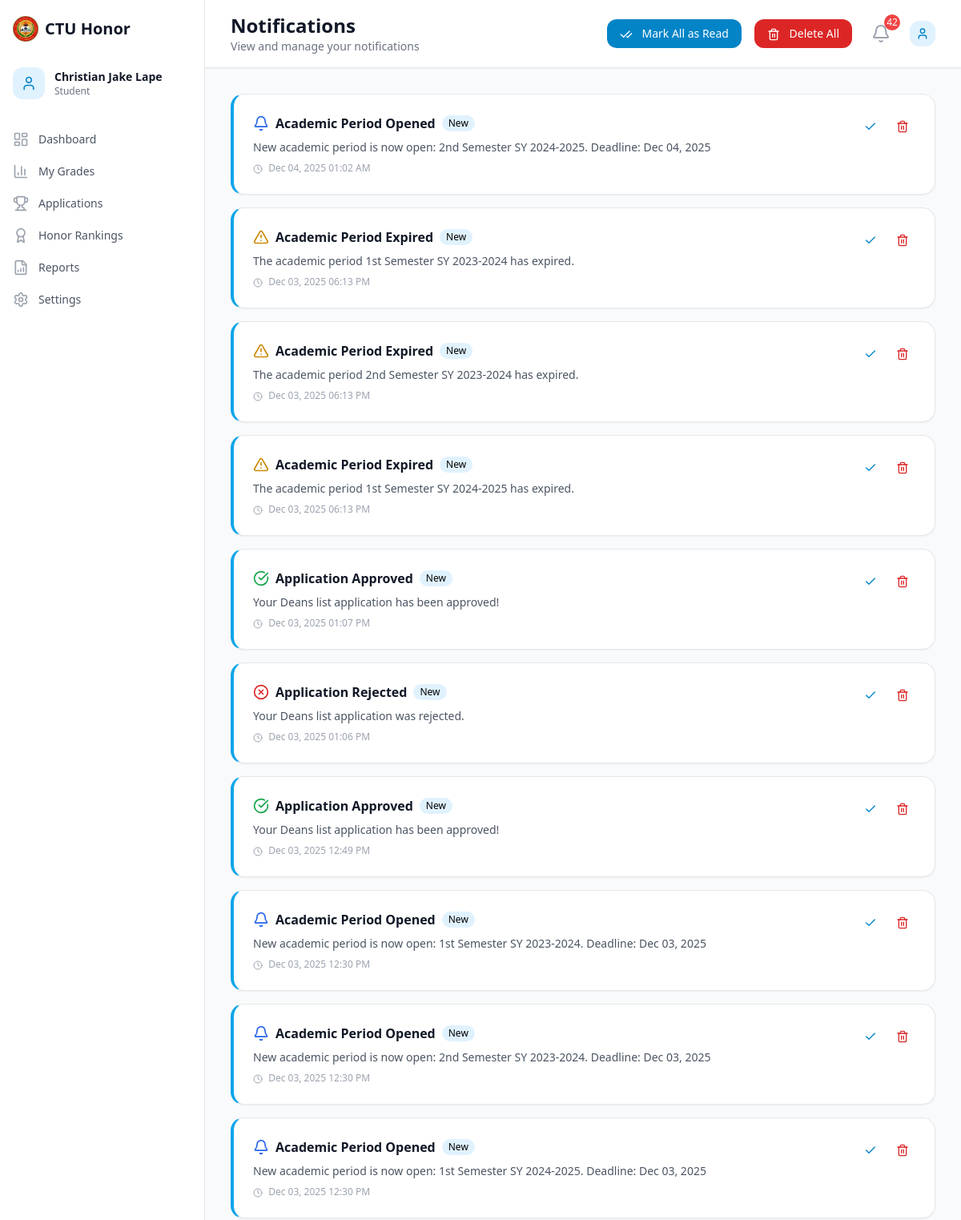
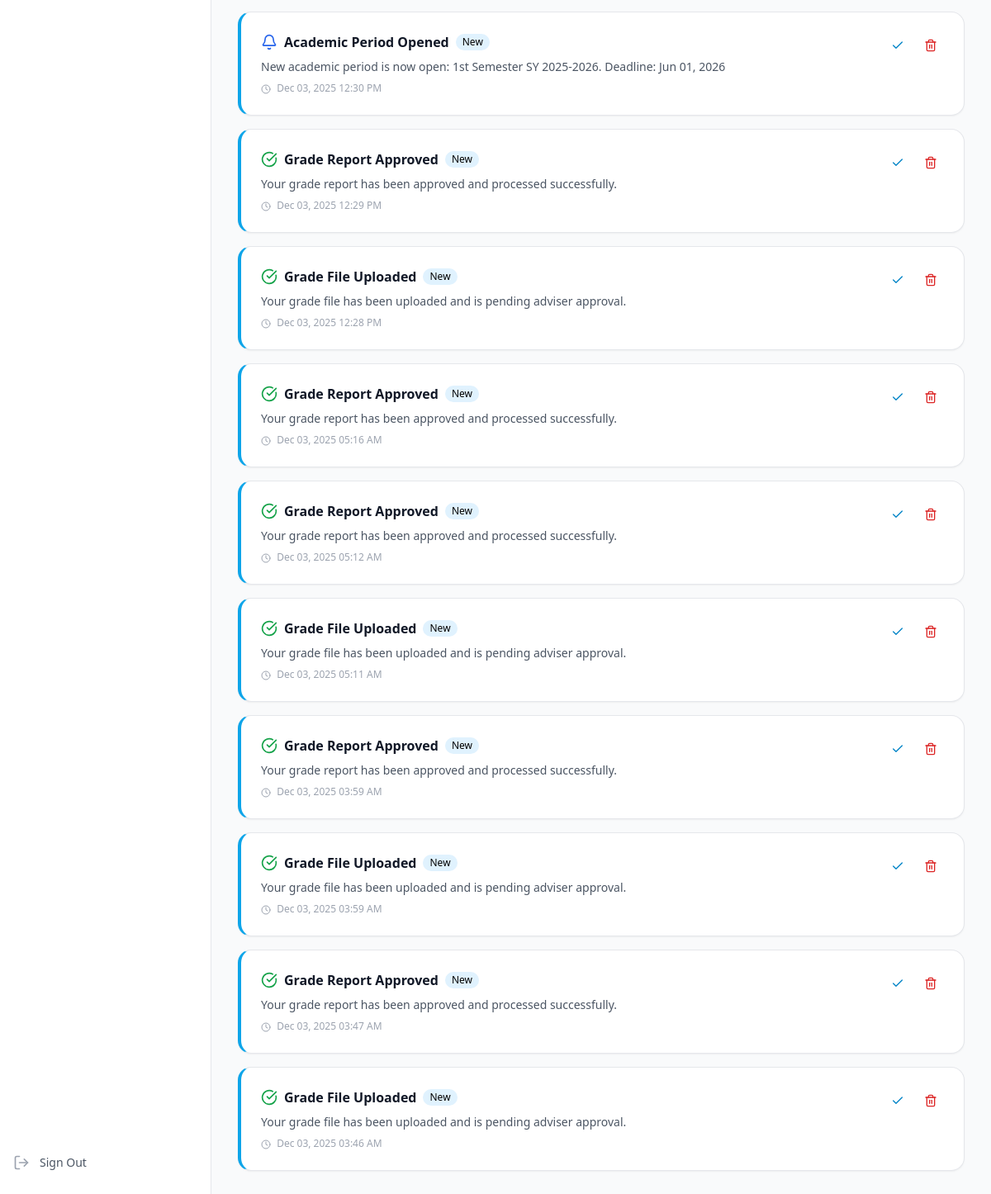
/student/notifications.php (signed in), run on the app's committed database (2 pictures, top to bottom).
### tables this page shows
CREATE TABLE `notifications` (
  `id` int NOT NULL COMMENT 'Unique notification identifier',
  `user_id` int NOT NULL COMMENT 'User receiving the notification',
  `title` varchar(255) NOT NULL COMMENT 'Notification title',
  `message` text NOT NULL COMMENT 'Notification message content',
  `type` enum('info','success','warning','error','system') DEFAULT 'info' COMMENT 'Notification type for styling',
  `category` enum('grade_upload','gwa_calculation','honor_application','system_update','general') DEFAULT 'general' COMMENT 'Notification category',
  `is_read` tinyint(1) DEFAULT '0' COMMENT 'Whether notification has been read',
  `is_email_sent` tinyint(1) DEFAULT '0' COMMENT 'Whether email notification was sent',
  `email_sent_at` timestamp NULL DEFAULT NULL COMMENT 'When email was sent',
  `action_url` varchar(500) DEFAULT NULL COMMENT 'URL for notification action button',
  `action_text` varchar(50) DEFAULT NULL COMMENT 'Text for action button',
  `expires_at` timestamp NULL DEFAULT NULL COMMENT 'When notification expires',
  `created_at` timestamp NULL DEFAULT CURRENT_TIMESTAMP COMMENT 'When notification was created',
  `read_at` timestamp NULL DEFAULT NULL COMMENT 'When notification was read'
);

### classes/NotificationManager.php (called while the page is built, shortened)
<?php
class NotificationManager {
    private $conn;
    private $table_name = "notifications";
    public function __construct($db) {
        $this->conn = $db;
    }
    public function getUserNotifications($user_id, $limit = 10) {
        $query = "SELECT * FROM " . $this->table_name . "
                  WHERE user_id = :user_id
                  ORDER BY created_at DESC
                  LIMIT :limit";
        $stmt = $this->conn->prepare($query);
        $stmt->bindParam(":user_id", $user_id);
        $stmt->bindParam(":limit", $limit, PDO::PARAM_INT);
        $stmt->execute();
        return $stmt->fetchAll(PDO::FETCH_ASSOC);
    }
    public function getUnreadCount($user_id) {
        $query = "SELECT COUNT(*) as count FROM " . $this->table_name . "
                  WHERE user_id = :user_id AND is_read = 0";
        $stmt = $this->conn->prepare($query);
        $stmt->bindParam(":user_id", $user_id);
        $stmt->execute();
        $result = $stmt->fetch(PDO::FETCH_ASSOC);
        return $result['count'] ?? 0;
    }
}

### student/notifications.php (the view, shortened to what this page needs)
<?php
$database = new Database();
$db = $database->getConnection();
$notificationManager = new NotificationManager($db);
$user_id = $_SESSION['user_id'];
$notifications = $notificationManager->getUserNotifications($user_id, 100);
$unread_count = $notificationManager->getUnreadCount($user_id);
?>
<!DOCTYPE html>
<html lang="en">
<head>
    <script src="https://cdn.tailwindcss.com"></script>
</head>
<body class="bg-gray-50">
    <div class="flex h-screen">
        <div class="hidden md:flex md:w-64 md:flex-col">
            <div class="flex flex-col flex-grow bg-white border-r border-gray-200 pt-5 pb-4 overflow-y-auto">
                <div class="flex items-center flex-shrink-0 px-4">
                    <img src="../img/cebu-technological-university-seeklogo.png" alt="CTU Logo" class="w-8 h-8">
                    <span class="ml-2 text-xl font-bold text-gray-900">CTU Honor</span>
                </div>
                <div class="mt-8 px-4">
                    <div class="flex items-center">
                        <div class="w-10 h-10 bg-primary-100 rounded-xl flex items-center justify-center">
                            <i data-lucide="user" class="w-5 h-5 text-primary-600"></i>
                        </div>
                        <div class="ml-3">
                            <p class="text-sm font-semibold text-gray-900"><?php echo $_SESSION['first_name'] . ' ' . $_SESSION['last_name']; ?></p>
                            <p class="text-xs text-gray-500">Student</p>
                        </div>
                    </div>
                </div>
                <nav class="mt-8 flex-1 px-2 space-y-1">
                    <a href="dashboard.php" class="text-gray-600 hover:bg-gray-50 hover:text-gray-900 group flex items-center px-2 py-2 text-sm font-medium rounded-xl">
                        <i data-lucide="layout-dashboard" class="text-gray-400 group-hover:text-gray-500 mr-3 h-5 w-5"></i>
                        Dashboard
                    </a>
                    <a href="grades.php" class="text-gray-600 hover:bg-gray-50 hover:text-gray-900 group flex items-center px-2 py-2 text-sm font-medium rounded-xl">
                        <i data-lucide="bar-chart-3" class="text-gray-400 group-hover:text-gray-500 mr-3 h-5 w-5"></i>
                        My Grades
                    </a>
                    <a href="applications.php" class="text-gray-600 hover:bg-gray-50 hover:text-gray-900 group flex items-center px-2 py-2 text-sm font-medium rounded-xl">
                        <i data-lucide="trophy" class="text-gray-400 group-hover:text-gray-500 mr-3 h-5 w-5"></i>
                        Applications
                    </a>
                    <a href="rankings.php" class="text-gray-600 hover:bg-gray-50 hover:text-gray-900 group flex items-center px-2 py-2 text-sm font-medium rounded-xl">
                        <i data-lucide="award" class="text-gray-400 group-hover:text-gray-500 mr-3 h-5 w-5"></i>
                        Honor Rankings
                    </a>
                    <a href="reports.php" class="text-gray-600 hover:bg-gray-50 hover:text-gray-900 group flex items-center px-2 py-2 text-sm font-medium rounded-xl">
                        <i data-lucide="file-bar-chart" class="text-gray-400 group-hover:text-gray-500 mr-3 h-5 w-5"></i>
                        Reports
                    </a>
                    <a href="settings.php" class="text-gray-600 hover:bg-gray-50 hover:text-gray-900 group flex items-center px-2 py-2 text-sm font-medium rounded-xl">
                        <i data-lucide="settings" class="text-gray-400 group-hover:text-gray-500 mr-3 h-5 w-5"></i>
                        Settings
                    </a>
                </nav>
                <div class="px-2 pb-2">
                    <a href="../logout.php" class="text-gray-600 hover:bg-red-50 hover:text-red-700 group flex items-center px-2 py-2 text-sm font-medium rounded-xl">
                        <i data-lucide="log-out" class="text-gray-400 group-hover:text-red-500 mr-3 h-5 w-5"></i>
                        Sign Out
                    </a>
                </div>
            </div>
        </div>
        <div class="flex flex-col flex-1 overflow-hidden">
            <header class="bg-white shadow-sm border-b border-gray-200">
                <div class="flex items-center justify-between px-4 py-4 sm:px-6 lg:px-8">
                    <div class="flex items-center">
                        <div class="ml-4 md:ml-0">
                            <h1 class="text-2xl font-bold text-gray-900">Notifications</h1>
                            <p class="text-sm text-gray-500">View and manage your notifications</p>
                        </div>
                    </div>
                    <div class="flex items-center space-x-4">
                        <?php if ($unread_count > 0): ?>
                            <form method="POST" class="inline">
                                <button type="submit" class="bg-primary-600 hover:bg-primary-700 text-white px-4 py-2 rounded-xl text-sm font-medium transition-colors">
                                    <i data-lucide="check-check" class="w-4 h-4 inline mr-2"></i>
                                    Mark All as Read
                                </button>
                            </form>
                        <?php endif; ?>
                        <?php if (!empty($notifications)): ?>
                            <form method="POST" class="inline" onsubmit="return confirm('Are you sure you want to delete all notifications? This action cannot be undone.')">
                                <button type="submit" class="bg-red-600 hover:bg-red-700 text-white px-4 py-2 rounded-xl text-sm font-medium transition-colors">
                                    <i data-lucide="trash-2" class="w-4 h-4 inline mr-2"></i>
                                    Delete All
                                </button>
                            </form>
                        <?php endif; ?>
                        <?php include 'includes/header.php'; ?>
                    </div>
                </div>
            </header>
            <main class="flex-1 overflow-y-auto">
                <div class="p-4 sm:p-6 lg:p-8">
                    <?php if (empty($notifications)): ?>
                        <div class="bg-white rounded-2xl shadow-sm border border-gray-200 p-12 text-center">
                            <i data-lucide="bell-off" class="w-16 h-16 text-gray-300 mx-auto mb-4"></i>
                            <h3 class="text-lg font-semibold text-gray-900 mb-2">No notifications yet</h3>
                            <p class="text-gray-500">You're all caught up! Check back later for updates.</p>
                        </div>
                    <?php else: ?>
                        <div class="space-y-4">
                            <?php foreach ($notifications as $notification): ?>
                                <div class="bg-white rounded-2xl shadow-sm border border-gray-200 p-6 hover:shadow-md transition-shadow <?php echo $notification['is_read'] ? '' : 'border-l-4 border-l-primary-500'; ?>">
                                    <div class="flex items-start justify-between">
                                        <div class="flex-1">
                                            <div class="flex items-center mb-2">
                                                <?php
                                                $icon_class = 'text-blue-600';
                                                $icon_name = 'bell';
                                                if ($notification['type'] === 'success') {
                                                    $icon_class = 'text-green-600';
                                                    $icon_name = 'check-circle';
                                                } elseif ($notification['type'] === 'error') {
                                                    $icon_class = 'text-red-600';
                                                    $icon_name = 'x-circle';
                                                } elseif ($notification['type'] === 'warning') {
                                                    $icon_class = 'text-yellow-600';
                                                    $icon_name = 'alert-triangle';
                                                }
                                                ?>
                                                <i data-lucide="<?php echo $icon_name; ?>" class="w-5 h-5 <?php echo $icon_class; ?> mr-2"></i>
                                                <h3 class="text-base font-semibold text-gray-900"><?php echo htmlspecialchars($notification['title']); ?></h3>
                                                <?php if (!$notification['is_read']): ?>
                                                    <span class="ml-2 inline-flex items-center px-2 py-0.5 rounded-full text-xs font-medium bg-primary-100 text-primary-800">
                                                        New
                                                    </span>
                                                <?php endif; ?>
                                            </div>
                                            <p class="text-sm text-gray-600 mb-2"><?php echo htmlspecialchars($notification['message']); ?></p>
                                            <p class="text-xs text-gray-400">
                                                <i data-lucide="clock" class="w-3 h-3 inline mr-1"></i>
                                                <?php echo date('M d, Y h:i A', strtotime($notification['created_at'])); ?>
                                            </p>
                                        </div>
                                        <div class="ml-4 flex space-x-2">
                                            <?php if (!$notification['is_read']): ?>
                                                <form method="POST" class="inline">
                                                    <button type="submit" class="text-primary-600 hover:text-primary-700 p-2 rounded-lg hover:bg-primary-50" title="Mark as read">
                                                        <i data-lucide="check" class="w-4 h-4"></i>
                                                    </button>
                                                </form>
                                            <?php endif; ?>
                                            <form method="POST" class="inline" onsubmit="return confirm('Are you sure you want to delete this notification?')">
                                                <button type="submit" class="text-red-600 hover:text-red-700 p-2 rounded-lg hover:bg-red-50" title="Delete">
                                                    <i data-lucide="trash-2" class="w-4 h-4"></i>
                                                </button>
                                            </form>
                                        </div>
                                    </div>
                                </div>
                            <?php endforeach; ?>
                        </div>
                    <?php endif; ?>
                </div>
            </main>
        </div>
    </div>
</body>
</html>

### data on the page
notifications: title "Academic Period Opened", is_read "New", message "New academic period is now open: 2nd Semester SY 2024-2025. Deadline: Dec 04, 2025", created_at "Dec 04, 2025 01:02 AM"
notifications: title "Academic Period Expired", is_read "New", message "The academic period 1st Semester SY 2023-2024 has expired.", created_at "Dec 03, 2025 06:13 PM"
notifications: title "Academic Period Expired", is_read "New", message "The academic period 2nd Semester SY 2023-2024 has expired.", created_at "Dec 03, 2025 06:13 PM"
notifications: title "Academic Period Expired", is_read "New", message "The academic period 1st Semester SY 2024-2025 has expired.", created_at "Dec 03, 2025 06:13 PM"
notifications: title "Application Approved", is_read "New", message "Your Deans list application has been approved!", created_at "Dec 03, 2025 01:07 PM"
notifications: title "Application Rejected", is_read "New", message "Your Deans list application was rejected.", created_at "Dec 03, 2025 01:06 PM"
notifications: title "Application Approved", is_read "New", message "Your Deans list application has been approved!", created_at "Dec 03, 2025 12:49 PM"
notifications: title "Academic Period Opened", is_read "New", message "New academic period is now open: 1st Semester SY 2023-2024. Deadline: Dec 03, 2025", created_at "Dec 03, 2025 12:30 PM"
notifications: title "Academic Period Opened", is_read "New", message "New academic period is now open: 2nd Semester SY 2023-2024. Deadline: Dec 03, 2025", created_at "Dec 03, 2025 12:30 PM"
notifications: title "Academic Period Opened", is_read "New", message "New academic period is now open: 1st Semester SY 2024-2025. Deadline: Dec 03, 2025", created_at "Dec 03, 2025 12:30 PM"
notifications: title "Academic Period Opened", is_read "New", message "New academic period is now open: 1st Semester SY 2025-2026. Deadline: Jun 01, 2026", created_at "Dec 03, 2025 12:30 PM"
notifications: title "Grade Report Approved", is_read "New", message "Your grade report has been approved and processed successfully.", created_at "Dec 03, 2025 12:29 PM"
notifications: title "Grade File Uploaded", is_read "New", message "Your grade file has been uploaded and is pending adviser approval.", created_at "Dec 03, 2025 12:28 PM"
notifications: title "Grade Report Approved", is_read "New", message "Your grade report has been approved and processed successfully.", created_at "Dec 03, 2025 05:16 AM"
notifications: title "Grade Report Approved", is_read "New", message "Your grade report has been approved and processed successfully.", created_at "Dec 03, 2025 05:12 AM"
notifications: title "Grade File Uploaded", is_read "New", message "Your grade file has been uploaded and is pending adviser approval.", created_at "Dec 03, 2025 05:11 AM"
notifications: title "Grade Report Approved", is_read "New", message "Your grade report has been approved and processed successfully.", created_at "Dec 03, 2025 03:59 AM"
notifications: title "Grade File Uploaded", is_read "New", message "Your grade file has been uploaded and is pending adviser approval.", created_at "Dec 03, 2025 03:59 AM"
notifications: title "Grade Report Approved", is_read "New", message "Your grade report has been approved and processed successfully.", created_at "Dec 03, 2025 03:47 AM"
notifications: title "Grade File Uploaded", is_read "New", message "Your grade file has been uploaded and is pending adviser approval.", created_at "Dec 03, 2025 03:46 AM"

### other printed values
$_SESSION['first_name'] "Christian Jake"
$_SESSION['last_name'] "Lape"
$unread_count "42"
